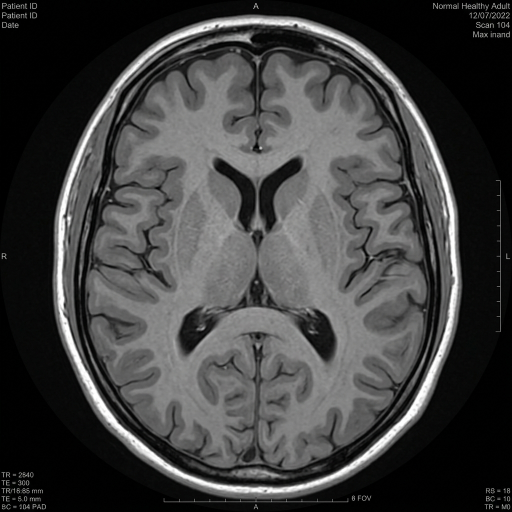
#> input picture public/mri-reference-normal.jpg, 1024 x 1024 px (shown at 1/2 size); its folder holds only this picture in this run
$ python -i preprocessing.py   (imports and definitions only)
#> lines starting #> are read from the running program, lines starting #| are printed output that depends on the picture
#> further down, picture is the input picture: shape (1024, 1024, 3); mean B, G, R 64.2, 64.4, 64.3
"""
Biomedical MRI Preprocessing Module
Title: Brain Tumor Segmentation from MRI Scans Using Deep Learning
System: Biomedical Computer Vision & Deep Learning Systems
"""

from typing import Tuple, Union, Optional
import numpy as np
import cv2
from PIL import Image


def decode_mri_image(image_input: Union[str, bytes, np.ndarray, Image.Image]) -> np.ndarray:
    """
    Robustly decodes an MRI image from file path, byte stream, PIL Image, or NumPy array.
    Guarantees a 2D single-channel grayscale uint8 image array.

    Args:
        image_input: Input image representation (filepath, bytes, PIL.Image, or ndarray).

    Returns:
        np.ndarray: Grayscale image array with shape (H, W) and dtype uint8.

    Raises:
        ValueError: If input cannot be decoded into a valid 2D image matrix.
    """
    if isinstance(image_input, Image.Image):
        img_np = np.array(image_input)
    elif isinstance(image_input, (bytes, bytearray)):
        file_bytes = np.frombuffer(image_input, dtype=np.uint8)
        decoded = cv2.imdecode(file_bytes, cv2.IMREAD_UNCHANGED)
        if decoded is None:
            raise ValueError("Failed to decode raw byte stream into image.")
        img_np = decoded
    elif isinstance(image_input, str):
        loaded = cv2.imread(image_input, cv2.IMREAD_UNCHANGED)
        if loaded is None:
            raise ValueError(f"Unable to read image from path: {image_input}")
        img_np = loaded
    elif isinstance(image_input, np.ndarray):
        img_np = image_input.copy()
    else:
        raise ValueError(f"Unsupported image input type: {type(image_input)}")

    # Ensure 8-bit unsigned integer range [0, 255]
    if img_np.dtype != np.uint8:
        if np.max(img_np) > 1.0:
            img_np = np.clip(img_np, 0, 255).astype(np.uint8)
        else:
            img_np = np.clip(img_np * 255.0, 0, 255).astype(np.uint8)

    # Convert RGB/RGBA multi-channel color profiles into single-channel grayscale
    if len(img_np.shape) == 3:
        channels = img_np.shape[2]
#> channels = 3
        if channels == 4:
            img_np = cv2.cvtColor(img_np, cv2.COLOR_BGRA2GRAY)
        elif channels == 3:
            img_np = cv2.cvtColor(img_np, cv2.COLOR_BGR2GRAY)
        elif channels == 1:
            img_np = img_np.squeeze(-1)
        else:
            img_np = img_np[:, :, 0]

    return img_np


def resize_spatial_normalization(
    image: np.ndarray, target_shape: Tuple[int, int] = (128, 128)
) -> np.ndarray:
    """
    Standardizes spatial dimensions to uniform height and width using area interpolation.
    Area interpolation preserves energy and reduces aliasing artifacts during downsampling.

    Args:
        image: Single-channel 2D uint8 image array.
        target_shape: (height, width) target dimensions. Default is (128, 128).

    Returns:
        np.ndarray: Resized 2D image of dimension target_shape.
    """
#> called with target_shape = (128, 128)
    target_w, target_h = target_shape[1], target_shape[0]
    return cv2.resize(image, (target_w, target_h), interpolation=cv2.INTER_AREA)
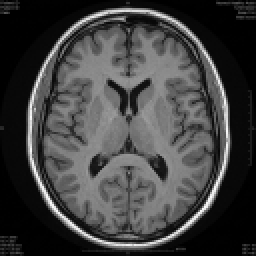
#> returned value: shape (128, 128) (shown 2 times larger); min 0, max 251, mean 64.4


def apply_histogram_equalization(image: np.ndarray) -> np.ndarray:
    """
    Applies global histogram equalization (cv2.equalizeHist) to expand dynamic contrast
    range across low-intensity anatomical soft tissues in brain MRI.

    Args:
        image: Single-channel uint8 2D array.

    Returns:
        np.ndarray: Contrast-enhanced uint8 2D array.
    """
    if image.dtype != np.uint8:
        image = np.clip(image, 0, 255).astype(np.uint8)
    return cv2.equalizeHist(image)
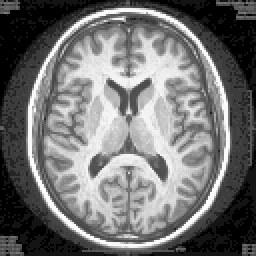
#> returned value: shape (128, 128) (shown 2 times larger); min 0, max 255, mean 114.5


def suppress_high_frequency_noise(
    image: np.ndarray, kernel_size: Tuple[int, int] = (5, 5), sigma: float = 1.0
) -> np.ndarray:
    """
    Suppresses high-frequency Rician and Gaussian acquisition noise from MRI receiver coils
    using 2D Gaussian spatial smoothing.

    Args:
        image: 2D uint8 array.
        kernel_size: Gaussian kernel window dimensions (must be odd integers).
        sigma: Standard deviation along both coordinate axes.

    Returns:
        np.ndarray: Noise-suppressed 2D uint8 array.
    """
#> called with kernel_size = (5, 5), sigma = 1
    return cv2.GaussianBlur(image, ksize=kernel_size, sigmaX=sigma, sigmaY=sigma)
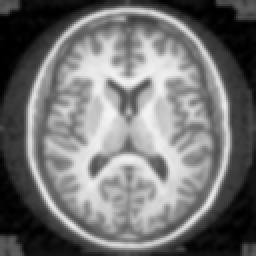
#> returned value: shape (128, 128) (shown 2 times larger); min 0, max 243, mean 114.6


def normalize_intensity_range(image: np.ndarray) -> np.ndarray:
    """
    Maps discrete intensity levels [0, 255] onto continuous unit interval [0.0, 1.0]
    required for neural network forward-pass activation stability.

    Args:
        image: 2D or 3D uint8 image array.

    Returns:
        np.ndarray: Float32 array with elements strictly bounded in [0.0, 1.0].
    """
    return image.astype(np.float32) / 255.0


def full_preprocessing_pipeline(
    image_input: Union[str, bytes, np.ndarray, Image.Image],
    target_shape: Tuple[int, int] = (128, 128),
    apply_clahe: bool = False
) -> Tuple[np.ndarray, np.ndarray, np.ndarray]:
    """
    Executes the complete end-to-end biomedical preprocessing workflow.

    Pipeline Stages:
        1. Decode raw input & enforce single-channel grayscale (uint8).
        2. Spatial resampling to uniform target resolution (128x128) via INTER_AREA.
        3. Dynamic range contrast normalization via cv2.equalizeHist (or CLAHE).
        4. Gaussian noise reduction (5x5 kernel, sigma=1.0).
        5. Continuous numerical scaling to float32 domain [0, 1] with channel dim (128, 128, 1).

    Args:
        image_input: Filepath, byte buffer, or image array.
        target_shape: Spatial tuple (height, width).
        apply_clahe: Optional boolean to toggle CLAHE vs standard equalizeHist.

    Returns:
        Tuple containing:
            - original_resized (np.ndarray): Unaltered resized image in uint8 [0, 255].
            - preprocessed_vis (np.ndarray): Enhanced 2D display image in uint8 [0, 255].
            - model_input (np.ndarray): 4D batch tensor of shape (1, H, W, 1) in float32 [0, 1].
    """
    # Stage 1: Decode
    raw_gray = decode_mri_image(image_input)

    # Stage 2: Spatial Normalization
    resized = resize_spatial_normalization(raw_gray, target_shape=target_shape)

    # Stage 3: Contrast Enhancement
    if apply_clahe:
        clahe = cv2.createCLAHE(clipLimit=2.0, tileGridSize=(8, 8))
        contrast_enhanced = clahe.apply(resized)
    else:
        contrast_enhanced = apply_histogram_equalization(resized)

    # Stage 4: Noise Suppression
    denoised = suppress_high_frequency_noise(contrast_enhanced, kernel_size=(5, 5), sigma=1.0)

    # Stage 5: Intensity Normalization to [0, 1]
    norm_continuous = normalize_intensity_range(denoised)

    # Prepare model input batch: (1, 128, 128, 1)
    model_input = np.expand_dims(norm_continuous, axis=(0, -1))

    return resized, denoised, model_input

>>> import cv2
>>> picture = cv2.imread('public/mri-reference-normal.jpg')
>>> result = full_preprocessing_pipeline(picture)
